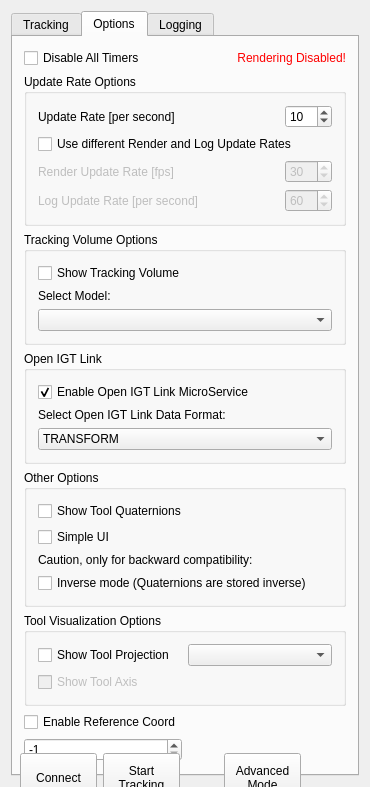
<?xml version="1.0" encoding="UTF-8"?>
<ui version="4.0">
 <class>QmitkMITKIGTTrackingToolboxViewControls</class>
 <widget class="QWidget" name="QmitkMITKIGTTrackingToolboxViewControls">
  <property name="geometry">
   <rect>
    <x>0</x>
    <y>0</y>
    <width>370</width>
    <height>739</height>
   </rect>
  </property>
  <property name="minimumSize">
   <size>
    <width>0</width>
    <height>0</height>
   </size>
  </property>
  <property name="windowTitle">
   <string>QmitkTemplate</string>
  </property>
  <layout class="QGridLayout" name="gridLayout_2">
   <item row="0" column="0">
    <widget class="QTabWidget" name="m_MainWidget">
     <property name="currentIndex">
      <number>1</number>
     </property>
     <widget class="QWidget" name="tab">
      <attribute name="title">
       <string>Tracking</string>
      </attribute>
      <layout class="QVBoxLayout" name="verticalLayout_4">
       <item>
        <widget class="QFrame" name="m_ConfigurationWidgetFrame">
         <property name="frameShape">
          <enum>QFrame::NoFrame</enum>
         </property>
         <property name="frameShadow">
          <enum>QFrame::Raised</enum>
         </property>
         <layout class="QGridLayout" name="gridLayout">
          <item row="0" column="0">
           <widget class="QmitkTrackingDeviceConfigurationWidget" name="m_ConfigurationWidget" native="true">
            <property name="sizePolicy">
             <sizepolicy hsizetype="Preferred" vsizetype="MinimumExpanding">
              <horstretch>0</horstretch>
              <verstretch>0</verstretch>
             </sizepolicy>
            </property>
           </widget>
          </item>
         </layout>
        </widget>
       </item>
       <item>
        <widget class="QFrame" name="m_TrackingToolsFrame">
         <property name="frameShape">
          <enum>QFrame::NoFrame</enum>
         </property>
         <property name="frameShadow">
          <enum>QFrame::Raised</enum>
         </property>
         <layout class="QVBoxLayout" name="verticalLayout_2">
          <item>
           <widget class="QLabel" name="label_2">
            <property name="font">
             <font>
              <pointsize>10</pointsize>
              <weight>75</weight>
              <bold>true</bold>
              <kerning>true</kerning>
             </font>
            </property>
            <property name="text">
             <string>Tracking Tools</string>
            </property>
            <property name="alignment">
             <set>Qt::AlignLeading|Qt::AlignLeft|Qt::AlignTop</set>
            </property>
           </widget>
          </item>
          <item>
           <widget class="QStackedWidget" name="m_TrackingToolsWidget">
            <property name="lineWidth">
             <number>0</number>
            </property>
            <property name="currentIndex">
             <number>0</number>
            </property>
            <widget class="QWidget" name="page">
             <layout class="QVBoxLayout" name="verticalLayout_11">
              <item>
               <layout class="QHBoxLayout" name="horizontalLayout_3">
                <item>
                 <widget class="QLabel" name="label_4">
                  <property name="text">
                   <string>ToolStorage:</string>
                  </property>
                 </widget>
                </item>
                <item>
                 <widget class="QLabel" name="m_ToolLabel">
                  <property name="text">
                   <string>&lt;none&gt;</string>
                  </property>
                 </widget>
                </item>
                <item>
                 <spacer name="horizontalSpacer">
                  <property name="orientation">
                   <enum>Qt::Horizontal</enum>
                  </property>
                  <property name="sizeHint" stdset="0">
                   <size>
                    <width>40</width>
                    <height>20</height>
                   </size>
                  </property>
                 </spacer>
                </item>
               </layout>
              </item>
              <item>
               <widget class="QmitkToolTrackingStatusWidget" name="m_TrackingToolsStatusWidget" native="true">
                <property name="sizePolicy">
                 <sizepolicy hsizetype="Preferred" vsizetype="Minimum">
                  <horstretch>0</horstretch>
                  <verstretch>0</verstretch>
                 </sizepolicy>
                </property>
               </widget>
              </item>
              <item>
               <layout class="QHBoxLayout" name="horizontalLayout_9">
                <item>
                 <spacer name="horizontalSpacer_7">
                  <property name="orientation">
                   <enum>Qt::Horizontal</enum>
                  </property>
                  <property name="sizeHint" stdset="0">
                   <size>
                    <width>13</width>
                    <height>49</height>
                   </size>
                  </property>
                 </spacer>
                </item>
                <item>
                 <layout class="QVBoxLayout" name="verticalLayout">
                  <item>
                   <widget class="QPushButton" name="m_AutoDetectTools">
                    <property name="minimumSize">
                     <size>
                      <width>120</width>
                      <height>0</height>
                     </size>
                    </property>
                    <property name="text">
                     <string>Auto Detection</string>
                    </property>
                   </widget>
                  </item>
                  <item>
                   <widget class="QPushButton" name="m_AddSingleTool">
                    <property name="minimumSize">
                     <size>
                      <width>120</width>
                      <height>0</height>
                     </size>
                    </property>
                    <property name="text">
                     <string>Add Single Tool</string>
                    </property>
                   </widget>
                  </item>
                  <item>
                   <widget class="QPushButton" name="m_LoadTools">
                    <property name="minimumSize">
                     <size>
                      <width>120</width>
                      <height>0</height>
                     </size>
                    </property>
                    <property name="text">
                     <string>Load Tool Storage</string>
                    </property>
                   </widget>
                  </item>
                  <item>
                   <widget class="QPushButton" name="m_ResetTools">
                    <property name="minimumSize">
                     <size>
                      <width>120</width>
                      <height>0</height>
                     </size>
                    </property>
                    <property name="text">
                     <string>Reset</string>
                    </property>
                   </widget>
                  </item>
                 </layout>
                </item>
               </layout>
              </item>
             </layout>
            </widget>
            <widget class="QWidget" name="page_2">
             <layout class="QVBoxLayout" name="verticalLayout_10">
              <item>
               <widget class="QmitkNavigationToolCreationWidget" name="m_NavigationToolCreationWidget" native="true"/>
              </item>
             </layout>
            </widget>
           </widget>
          </item>
         </layout>
        </widget>
       </item>
       <item>
        <widget class="QFrame" name="m_TrackingControlsFrame">
         <property name="frameShape">
          <enum>QFrame::NoFrame</enum>
         </property>
         <property name="frameShadow">
          <enum>QFrame::Raised</enum>
         </property>
         <layout class="QVBoxLayout" name="verticalLayout_3">
          <item>
           <widget class="QLabel" name="label_3">
            <property name="font">
             <font>
              <pointsize>10</pointsize>
              <weight>75</weight>
              <bold>true</bold>
             </font>
            </property>
            <property name="text">
             <string>Tracking Control</string>
            </property>
            <property name="alignment">
             <set>Qt::AlignLeading|Qt::AlignLeft|Qt::AlignTop</set>
            </property>
           </widget>
          </item>
          <item>
           <widget class="QLabel" name="m_TrackingControlLabel">
            <property name="text">
             <string>Status: disconnected</string>
            </property>
           </widget>
          </item>
          <item>
           <layout class="QHBoxLayout" name="horizontalLayout">
            <item>
             <spacer name="horizontalSpacer_11">
              <property name="orientation">
               <enum>Qt::Horizontal</enum>
              </property>
              <property name="sizeHint" stdset="0">
               <size>
                <width>40</width>
                <height>20</height>
               </size>
              </property>
             </spacer>
            </item>
            <item>
             <widget class="QPushButton" name="m_ConnectDisconnectButton">
              <property name="minimumSize">
               <size>
                <width>142</width>
                <height>0</height>
               </size>
              </property>
              <property name="text">
               <string>Connect</string>
              </property>
             </widget>
            </item>
           </layout>
          </item>
          <item>
           <layout class="QHBoxLayout" name="horizontalLayout_2">
            <item>
             <spacer name="horizontalSpacer_2">
              <property name="orientation">
               <enum>Qt::Horizontal</enum>
              </property>
              <property name="sizeHint" stdset="0">
               <size>
                <width>40</width>
                <height>20</height>
               </size>
              </property>
             </spacer>
            </item>
            <item>
             <widget class="QPushButton" name="m_StartStopTrackingButton">
              <property name="minimumSize">
               <size>
                <width>142</width>
                <height>0</height>
               </size>
              </property>
              <property name="text">
               <string>Start Tracking</string>
              </property>
             </widget>
            </item>
           </layout>
          </item>
          <item>
           <layout class="QHBoxLayout" name="horizontalLayout_11">
            <item>
             <spacer name="horizontalSpacer_9">
              <property name="orientation">
               <enum>Qt::Horizontal</enum>
              </property>
              <property name="sizeHint" stdset="0">
               <size>
                <width>40</width>
                <height>20</height>
               </size>
              </property>
             </spacer>
            </item>
            <item>
             <widget class="QLabel" name="m_TrackingFrozenLabel">
              <property name="text">
               <string>&lt;html&gt;&lt;head/&gt;&lt;body&gt;&lt;p&gt;&lt;span style=&quot; color:#ff0000;&quot;&gt;Tracking Frozen!&lt;/span&gt;&lt;/p&gt;&lt;/body&gt;&lt;/html&gt;</string>
              </property>
             </widget>
            </item>
            <item>
             <widget class="QPushButton" name="m_FreezeUnfreezeTrackingButton">
              <property name="enabled">
               <bool>true</bool>
              </property>
              <property name="minimumSize">
               <size>
                <width>142</width>
                <height>0</height>
               </size>
              </property>
              <property name="text">
               <string>Freeze Tracking</string>
              </property>
             </widget>
            </item>
           </layout>
          </item>
         </layout>
        </widget>
       </item>
       <item>
        <spacer name="verticalSpacer">
         <property name="orientation">
          <enum>Qt::Vertical</enum>
         </property>
         <property name="sizeHint" stdset="0">
          <size>
           <width>20</width>
           <height>40</height>
          </size>
         </property>
        </spacer>
       </item>
      </layout>
     </widget>
     <widget class="QWidget" name="tab_2">
      <attribute name="title">
       <string>Options</string>
      </attribute>
      <layout class="QGridLayout" name="gridLayout_3">
       <item row="3" column="0" colspan="2">
        <widget class="QGroupBox" name="groupBox_2">
         <property name="title">
          <string>Open IGT Link</string>
         </property>
         <layout class="QVBoxLayout" name="verticalLayout_15">
          <item>
           <widget class="QCheckBox" name="m_EnableOpenIGTLinkMicroService">
            <property name="text">
             <string>Enable Open IGT Link MicroService</string>
            </property>
            <property name="checked">
             <bool>true</bool>
            </property>
           </widget>
          </item>
          <item>
           <widget class="QLabel" name="label_7">
            <property name="text">
             <string>Select Open IGT Link Data Format:</string>
            </property>
           </widget>
          </item>
          <item>
           <widget class="QComboBox" name="m_OpenIGTLinkDataFormat">
            <item>
             <property name="text">
              <string>TRANSFORM</string>
             </property>
            </item>
            <item>
             <property name="text">
              <string>QTDATA</string>
             </property>
            </item>
            <item>
             <property name="text">
              <string>TDATA</string>
             </property>
            </item>
            <item>
             <property name="text">
              <string>POSITION</string>
             </property>
            </item>
           </widget>
          </item>
         </layout>
        </widget>
       </item>
       <item row="1" column="0" colspan="2">
        <widget class="QGroupBox" name="m_UpdateRateOptionsGroupBox">
         <property name="title">
          <string>Update Rate Options</string>
         </property>
         <layout class="QVBoxLayout" name="verticalLayout_14">
          <item>
           <layout class="QHBoxLayout" name="horizontalLayout_6">
            <item>
             <widget class="QLabel" name="m_OptionsUpdateRateLabel">
              <property name="text">
               <string>Update Rate [per second]</string>
              </property>
             </widget>
            </item>
            <item>
             <spacer name="horizontalSpacer_5">
              <property name="orientation">
               <enum>Qt::Horizontal</enum>
              </property>
              <property name="sizeHint" stdset="0">
               <size>
                <width>40</width>
                <height>20</height>
               </size>
              </property>
             </spacer>
            </item>
            <item>
             <widget class="QSpinBox" name="m_UpdateRate">
              <property name="maximum">
               <number>100</number>
              </property>
              <property name="value">
               <number>10</number>
              </property>
             </widget>
            </item>
           </layout>
          </item>
          <item>
           <widget class="QCheckBox" name="m_UseDifferentUpdateRates">
            <property name="text">
             <string>Use different Render and Log Update Rates</string>
            </property>
           </widget>
          </item>
          <item>
           <layout class="QHBoxLayout" name="horizontalLayout_8" stretch="0,0,0">
            <item>
             <widget class="QLabel" name="m_OptionsRenderUpdateRateLabel">
              <property name="enabled">
               <bool>false</bool>
              </property>
              <property name="text">
               <string>Render Update Rate [fps]</string>
              </property>
             </widget>
            </item>
            <item>
             <spacer name="horizontalSpacer_3">
              <property name="orientation">
               <enum>Qt::Horizontal</enum>
              </property>
              <property name="sizeHint" stdset="0">
               <size>
                <width>40</width>
                <height>20</height>
               </size>
              </property>
             </spacer>
            </item>
            <item>
             <widget class="QSpinBox" name="m_RenderUpdateRate">
              <property name="enabled">
               <bool>false</bool>
              </property>
              <property name="minimum">
               <number>0</number>
              </property>
              <property name="maximum">
               <number>100</number>
              </property>
              <property name="value">
               <number>30</number>
              </property>
             </widget>
            </item>
           </layout>
          </item>
          <item>
           <layout class="QHBoxLayout" name="horizontalLayout_10">
            <item>
             <widget class="QLabel" name="m_OptionsLogUpdateRateLabel">
              <property name="enabled">
               <bool>false</bool>
              </property>
              <property name="text">
               <string>Log Update Rate [per second]</string>
              </property>
             </widget>
            </item>
            <item>
             <spacer name="horizontalSpacer_8">
              <property name="orientation">
               <enum>Qt::Horizontal</enum>
              </property>
              <property name="sizeHint" stdset="0">
               <size>
                <width>40</width>
                <height>20</height>
               </size>
              </property>
             </spacer>
            </item>
            <item>
             <widget class="QSpinBox" name="m_LogUpdateRate">
              <property name="enabled">
               <bool>false</bool>
              </property>
              <property name="minimum">
               <number>1</number>
              </property>
              <property name="maximum">
               <number>120</number>
              </property>
              <property name="singleStep">
               <number>10</number>
              </property>
              <property name="value">
               <number>60</number>
              </property>
             </widget>
            </item>
           </layout>
          </item>
         </layout>
        </widget>
       </item>
       <item row="5" column="0" colspan="2">
        <widget class="QGroupBox" name="groupBox_5">
         <property name="title">
          <string>Tool Visualization Options</string>
         </property>
         <layout class="QGridLayout" name="gridLayout_5">
          <item row="0" column="0">
           <widget class="QCheckBox" name="showHideToolProjectionCheckBox">
            <property name="enabled">
             <bool>true</bool>
            </property>
            <property name="text">
             <string>Show Tool Projection</string>
            </property>
           </widget>
          </item>
          <item row="0" column="1">
           <widget class="QComboBox" name="m_toolselector"/>
          </item>
          <item row="1" column="0">
           <widget class="QCheckBox" name="showHideToolAxisCheckBox">
            <property name="enabled">
             <bool>false</bool>
            </property>
            <property name="text">
             <string>Show Tool Axis</string>
            </property>
           </widget>
          </item>
         </layout>
        </widget>
       </item>
       <item row="0" column="1">
        <widget class="QLabel" name="m_RenderWarningLabel">
         <property name="enabled">
          <bool>true</bool>
         </property>
         <property name="text">
          <string>&lt;html&gt;&lt;head/&gt;&lt;body&gt;&lt;p align=&quot;right&quot;&gt;&lt;span style=&quot; color:#ff0000;&quot;&gt;Rendering Disabled!&lt;/span&gt;&lt;/p&gt;&lt;/body&gt;&lt;/html&gt;</string>
         </property>
         <property name="textFormat">
          <enum>Qt::AutoText</enum>
         </property>
        </widget>
       </item>
       <item row="7" column="0">
        <widget class="QSpinBox" name="spinBox_reftool">
         <property name="minimum">
          <number>-1</number>
         </property>
         <property name="value">
          <number>-1</number>
         </property>
        </widget>
       </item>
       <item row="4" column="0" colspan="2">
        <widget class="QGroupBox" name="m_OtherOptionsGroupBox">
         <property name="title">
          <string>Other Options</string>
         </property>
         <layout class="QVBoxLayout" name="verticalLayout_12">
          <item>
           <widget class="QCheckBox" name="m_ShowToolQuaternions">
            <property name="text">
             <string>Show Tool Quaternions</string>
            </property>
           </widget>
          </item>
          <item>
           <widget class="QCheckBox" name="m_SimpleUI">
            <property name="text">
             <string>Simple UI</string>
            </property>
           </widget>
          </item>
          <item>
           <widget class="QLabel" name="label_6">
            <property name="text">
             <string>Caution, only for backward compatibility:</string>
            </property>
           </widget>
          </item>
          <item>
           <widget class="QCheckBox" name="m_InverseMode">
            <property name="text">
             <string>Inverse mode (Quaternions are stored inverse)</string>
            </property>
           </widget>
          </item>
         </layout>
        </widget>
       </item>
       <item row="2" column="0" colspan="2">
        <widget class="QGroupBox" name="groupBox">
         <property name="title">
          <string>Tracking Volume Options</string>
         </property>
         <layout class="QVBoxLayout" name="verticalLayout_7">
          <item>
           <widget class="QCheckBox" name="m_ShowTrackingVolume">
            <property name="enabled">
             <bool>true</bool>
            </property>
            <property name="text">
             <string>Show Tracking Volume</string>
            </property>
            <property name="checked">
             <bool>false</bool>
            </property>
           </widget>
          </item>
          <item>
           <widget class="QLabel" name="label_5">
            <property name="text">
             <string>Select Model:</string>
            </property>
           </widget>
          </item>
          <item>
           <widget class="QComboBox" name="m_VolumeSelectionBox"/>
          </item>
         </layout>
        </widget>
       </item>
       <item row="8" column="0">
        <spacer name="verticalSpacer_3">
         <property name="orientation">
          <enum>Qt::Vertical</enum>
         </property>
         <property name="sizeHint" stdset="0">
          <size>
           <width>20</width>
           <height>40</height>
          </size>
         </property>
        </spacer>
       </item>
       <item row="0" column="0">
        <widget class="QCheckBox" name="m_DisableAllTimers">
         <property name="text">
          <string>Disable All Timers</string>
         </property>
        </widget>
       </item>
       <item row="6" column="0">
        <widget class="QCheckBox" name="checkBox_refcoord">
         <property name="text">
          <string>Enable Reference Coord</string>
         </property>
        </widget>
       </item>
      </layout>
     </widget>
     <widget class="QWidget" name="tab_3">
      <attribute name="title">
       <string>Logging</string>
      </attribute>
      <layout class="QVBoxLayout" name="verticalLayout_8">
       <item>
        <layout class="QHBoxLayout" name="horizontalLayout_4">
         <item>
          <widget class="QLabel" name="label">
           <property name="text">
            <string>Filename:</string>
           </property>
          </widget>
         </item>
         <item>
          <widget class="QLineEdit" name="m_LoggingFileName"/>
         </item>
         <item>
          <widget class="QPushButton" name="m_ChooseFile">
           <property name="text">
            <string>Choose File</string>
           </property>
          </widget>
         </item>
        </layout>
       </item>
       <item>
        <layout class="QHBoxLayout" name="horizontalLayout_7">
         <item>
          <widget class="QCheckBox" name="m_LoggingLimit">
           <property name="text">
            <string>Limit Number Of Logged Frames:</string>
           </property>
          </widget>
         </item>
         <item>
          <spacer name="horizontalSpacer_6">
           <property name="orientation">
            <enum>Qt::Horizontal</enum>
           </property>
           <property name="sizeHint" stdset="0">
            <size>
             <width>40</width>
             <height>20</height>
            </size>
           </property>
          </spacer>
         </item>
         <item>
          <widget class="QSpinBox" name="m_LoggedFramesLimit">
           <property name="minimum">
            <number>1</number>
           </property>
           <property name="maximum">
            <number>9999</number>
           </property>
           <property name="value">
            <number>300</number>
           </property>
          </widget>
         </item>
        </layout>
       </item>
       <item>
        <widget class="QRadioButton" name="m_CsvFormat">
         <property name="text">
          <string>CSV format</string>
         </property>
         <property name="checked">
          <bool>true</bool>
         </property>
        </widget>
       </item>
       <item>
        <widget class="QRadioButton" name="m_XmlFormat">
         <property name="text">
          <string>XML format</string>
         </property>
        </widget>
       </item>
       <item>
        <widget class="QCheckBox" name="m_SkipInvalidData">
         <property name="text">
          <string>Skip invalid data</string>
         </property>
        </widget>
       </item>
       <item>
        <widget class="QGroupBox" name="groupBox_4">
         <property name="title">
          <string>Logging Status</string>
         </property>
         <layout class="QVBoxLayout" name="verticalLayout_6">
          <item>
           <widget class="QLabel" name="m_LoggingLabel">
            <property name="text">
             <string>Logging OFF</string>
            </property>
           </widget>
          </item>
          <item>
           <widget class="QLabel" name="m_LoggedFramesLabel">
            <property name="text">
             <string>Logged Frames: 0</string>
            </property>
           </widget>
          </item>
         </layout>
        </widget>
       </item>
       <item>
        <layout class="QHBoxLayout" name="horizontalLayout_5">
         <item>
          <spacer name="horizontalSpacer_4">
           <property name="orientation">
            <enum>Qt::Horizontal</enum>
           </property>
           <property name="sizeHint" stdset="0">
            <size>
             <width>40</width>
             <height>20</height>
            </size>
           </property>
          </spacer>
         </item>
         <item>
          <widget class="QPushButton" name="m_StartLogging">
           <property name="text">
            <string>Start Logging</string>
           </property>
          </widget>
         </item>
         <item>
          <widget class="QPushButton" name="m_StopLogging">
           <property name="text">
            <string>Stop Logging</string>
           </property>
          </widget>
         </item>
        </layout>
       </item>
       <item>
        <spacer name="verticalSpacer_2">
         <property name="orientation">
          <enum>Qt::Vertical</enum>
         </property>
         <property name="sizeHint" stdset="0">
          <size>
           <width>20</width>
           <height>40</height>
          </size>
         </property>
        </spacer>
       </item>
      </layout>
     </widget>
    </widget>
   </item>
  </layout>
  <widget class="QWidget" name="m_simpleWidget" native="true">
   <property name="geometry">
    <rect>
     <x>9</x>
     <y>742</y>
     <width>303</width>
     <height>70</height>
    </rect>
   </property>
   <layout class="QGridLayout" name="gridLayout_4">
    <item row="0" column="0">
     <layout class="QHBoxLayout" name="horizontalLayout_25">
      <item>
       <widget class="QPushButton" name="m_ConnectSimpleMode">
        <property name="minimumSize">
         <size>
          <width>70</width>
          <height>50</height>
         </size>
        </property>
        <property name="text">
         <string>Connect</string>
        </property>
       </widget>
      </item>
      <item>
       <widget class="QPushButton" name="m_StartTrackingSimpleMode">
        <property name="minimumSize">
         <size>
          <width>70</width>
          <height>50</height>
         </size>
        </property>
        <property name="text">
         <string>Start
Tracking</string>
        </property>
       </widget>
      </item>
      <item>
       <spacer name="horizontalSpacer_21">
        <property name="orientation">
         <enum>Qt::Horizontal</enum>
        </property>
        <property name="sizeHint" stdset="0">
         <size>
          <width>40</width>
          <height>20</height>
         </size>
        </property>
       </spacer>
      </item>
      <item>
       <widget class="QPushButton" name="m_advancedUI">
        <property name="minimumSize">
         <size>
          <width>70</width>
          <height>50</height>
         </size>
        </property>
        <property name="text">
         <string>Advanced
Mode</string>
        </property>
       </widget>
      </item>
     </layout>
    </item>
   </layout>
  </widget>
 </widget>
 <layoutdefault spacing="6" margin="11"/>
 <customwidgets>
  <customwidget>
   <class>QmitkToolTrackingStatusWidget</class>
   <extends>QWidget</extends>
   <header location="global">QmitkToolTrackingStatusWidget.h</header>
   <container>1</container>
  </customwidget>
  <customwidget>
   <class>QmitkTrackingDeviceConfigurationWidget</class>
   <extends>QWidget</extends>
   <header>QmitkTrackingDeviceConfigurationWidget.h</header>
   <container>1</container>
  </customwidget>
  <customwidget>
   <class>QmitkNavigationToolCreationWidget</class>
   <extends>QWidget</extends>
   <header>QmitkNavigationToolCreationWidget.h</header>
   <container>1</container>
  </customwidget>
 </customwidgets>
 <resources/>
 <connections/>
</ui>
